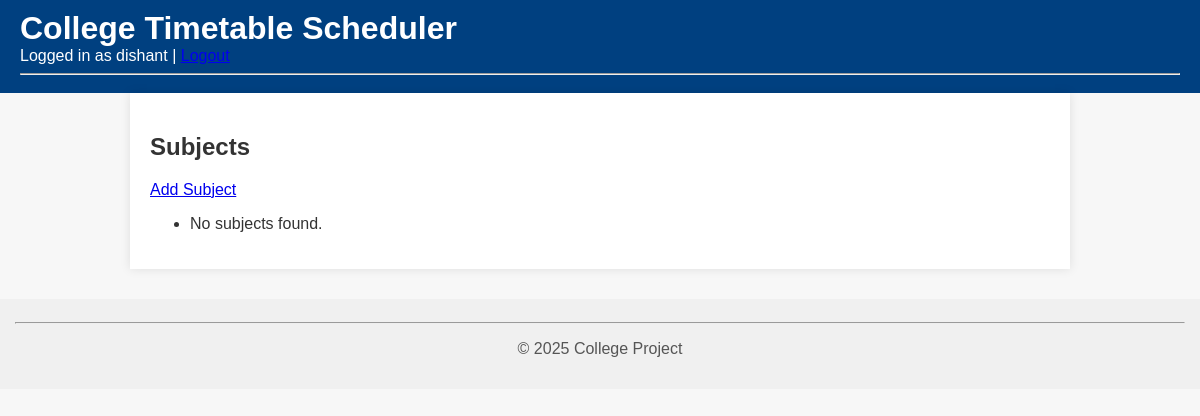
Page /timetable/admin/subjects/ (signed in) on the earlier database version.
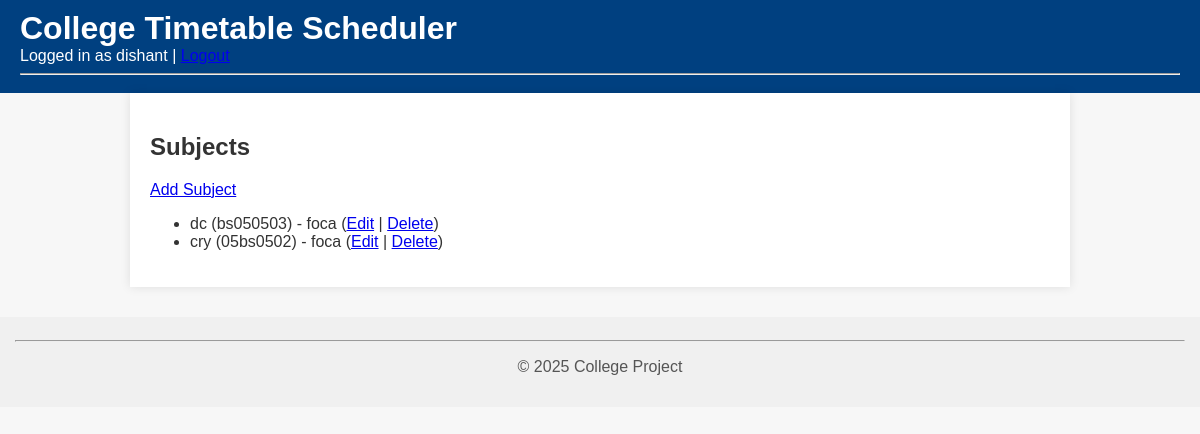
Same page on the later database version.
### users/models.py (models this page shows)
class User(AbstractUser):
    is_admin = models.BooleanField(default=False)

### timetable/models.py (models this page shows, shortened)
class Subject(models.Model):
    name = models.CharField(max_length=100)
    code = models.CharField(max_length=20)
    department = models.ForeignKey(Department, on_delete=models.CASCADE)
    stream = models.ForeignKey(Stream, on_delete=models.CASCADE)
    semester = models.PositiveIntegerField()
    division = models.CharField(max_length=1)
    professors = models.ManyToManyField(Professor, blank=True)
    lecture_duration = models.DurationField()
    lectures_per_week = models.PositiveIntegerField(default=0)

class Department(models.Model):
    name = models.CharField(max_length=100)

### timetable/views.py (the view)
# urls.py: path('admin/subjects/', views.subject_list, name='subject_list'),
@admin_required
def subject_list(request):
    return list_view(request, Subject, 'admin_dashboard/subject_list.html', 'subjects')

### timetable/views.py (called while the page is built)
def admin_required(view_func):
    return login_required(user_passes_test(lambda u: u.is_admin)(view_func))

def list_view(request, model, template, context_name):
    objects = model.objects.all()
    return render(request, template, {context_name: objects})

### templates/admin_dashboard/subject_list.html (shortened to what this page needs)
{% extends 'base.html' %}
{% block content %}
<h2>Subjects</h2>
<a href="{% url 'subject_add' %}">Add Subject</a>
<ul>
  {% for subject in subjects %}
    <li>{{ subject.name }} ({{ subject.code }}) - {{ subject.department.name }}
        (<a href="{% url 'subject_edit' subject.pk %}">Edit</a> |
         <a href="{% url 'subject_delete' subject.pk %}">Delete</a>)
    </li>
  {% empty %}
    <li>No subjects found.</li>
  {% endfor %}
</ul>
{% endblock %}

### templates/base.html (shortened to what this page needs)
{%load static%}
<!DOCTYPE html>
<html lang="en">
<head>
    <link rel="stylesheet" href="{% static 'css/style.css' %}">
</head>
<body>
    <header>
        <h1>College Timetable Scheduler</h1>
        {% if user.is_authenticated %}
            Logged in as {{ user.username }} | <a href="{% url 'logout' %}">Logout</a>
        {% else %}
            <a href="{% url 'login' %}">Login</a>
        {% endif %}
        <hr>
    </header>
    <main>
        {% block content %}{% endblock %}
    </main>
    <footer>
        <hr>
        <p>&copy; 2025 College Project</p>
    </footer>
</body>
</html>

### static/css/style.css (style rules this page uses)
body { font-family: Arial, sans-serif; margin: 0; padding: 0; background-color: #f7f7f7; color: #333; }
header { background-color: #004080; color: white; padding: 10px 20px; }
header h1 { margin: 0; }
main { padding: 20px; max-width: 900px; margin: auto; background-color: white; box-shadow: 0 0 10px rgba(0,0,0,0.1); }
footer { text-align: center; padding: 15px; background-color: #f0f0f0; margin-top: 30px; color: #555; }

Differences in the rows shown:
added Subject: name "dc", code "bs050503", department.name "foca"
added Subject: name "cry", code "05bs0502", department.name "foca"
Other differences:
text no longer shown: "No subjects found."
